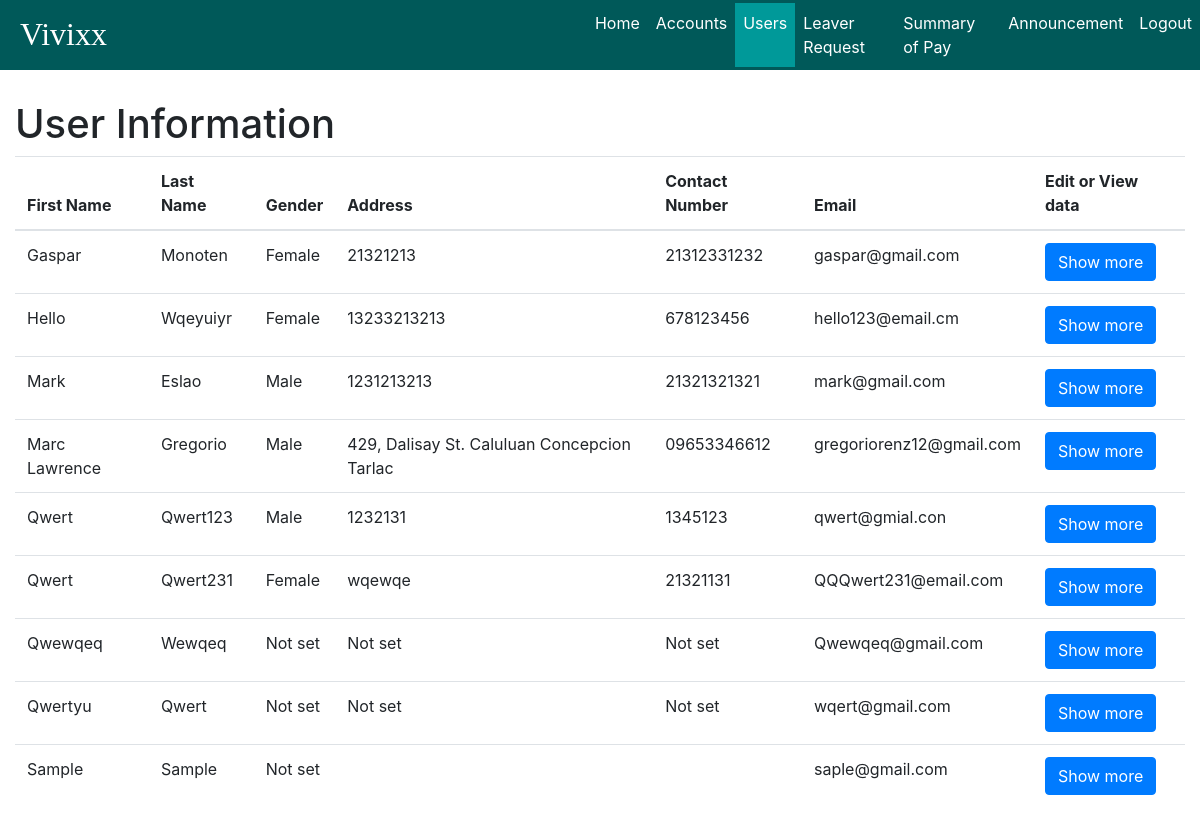
Page /admin/user_information/user_information.php (signed in) on the earlier database version.
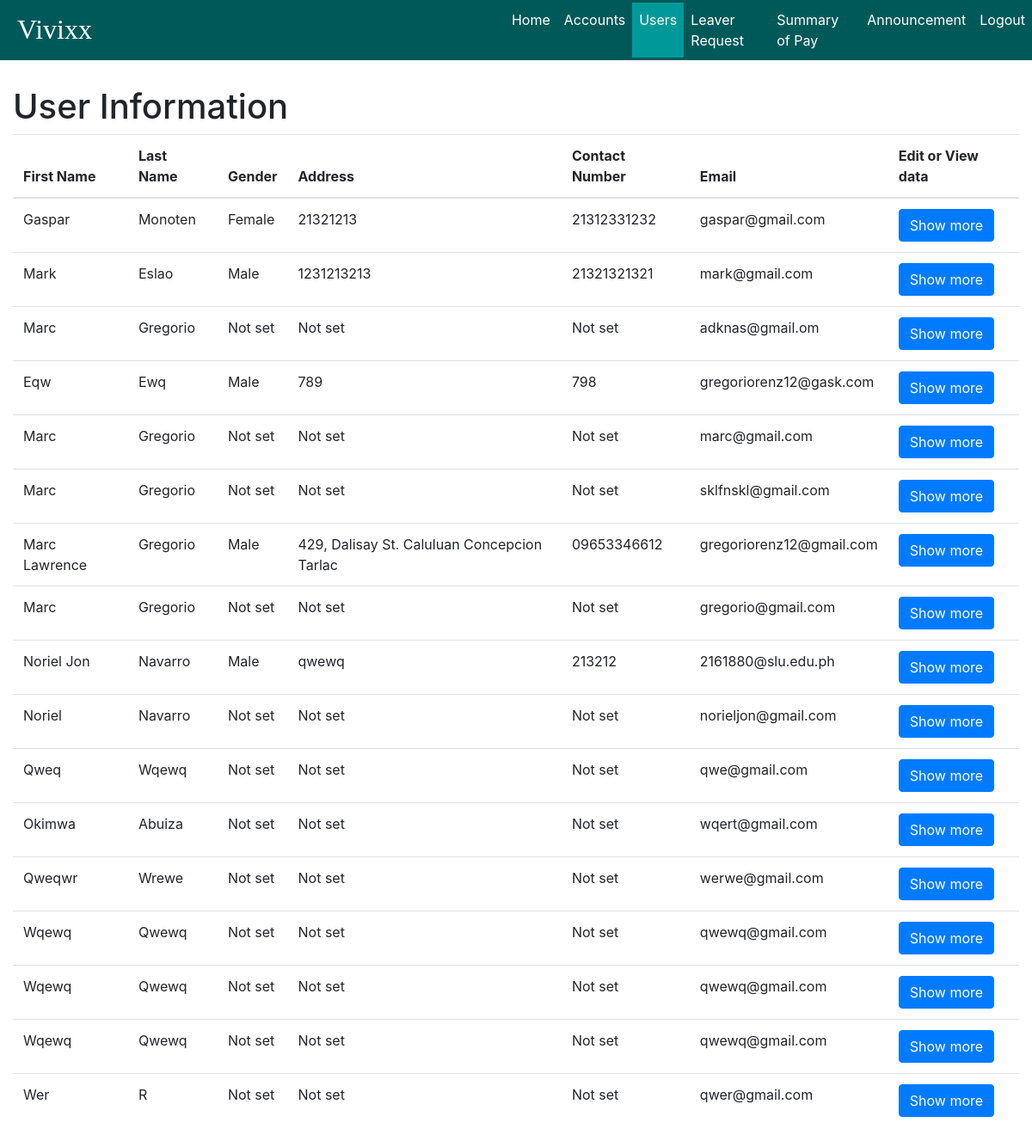
Same page on the later database version.
### tables this page shows
CREATE TABLE `user_info` (
  `user_id` int(11) NOT NULL,
  `signature` mediumblob,
  `prof_image` mediumblob,
  `first_name` varchar(45) DEFAULT NULL,
  `middle_name` varchar(45) DEFAULT NULL,
  `last_name` varchar(45) DEFAULT NULL,
  `birth_date` date DEFAULT NULL,
  `birth_place` varchar(45) DEFAULT NULL,
  `contact_number` varchar(45) DEFAULT NULL,
  `gender` enum('m','f') DEFAULT NULL,
  `height` varchar(45) DEFAULT NULL,
  `weight` int(3) DEFAULT NULL,
  `blood_type` enum('o','a','b','ab') DEFAULT NULL,
  `residential_address` varchar(45) DEFAULT NULL,
  `residential_zip` int(4) DEFAULT NULL,
  `residential_tel_no` varchar(45) DEFAULT NULL,
  `permanent_address` varchar(45) DEFAULT NULL,
  `permanent_zip` int(4) DEFAULT NULL,
  `permanent_tel_no` varchar(45) DEFAULT NULL,
  `citizenship` varchar(45) DEFAULT NULL,
  `religion` varchar(45) DEFAULT NULL,
  `civil_status` varchar(45) DEFAULT NULL,
  `sss_no` int(11) DEFAULT NULL,
  `tin` int(11) DEFAULT NULL,
  `philhealth_no` int(11) DEFAULT NULL,
  `pagibig_id_no` int(11) DEFAULT NULL,
  PRIMARY KEY (`user_id`),
  UNIQUE KEY `user_id_UNIQUE` (`user_id`),
  CONSTRAINT `user_id` FOREIGN KEY (`user_id`) REFERENCES `user` (`user_id`) ON DELETE CASCADE ON UPDATE CASCADE
);

CREATE TABLE `user` (
  `user_id` int(11) NOT NULL AUTO_INCREMENT,
  `username` varchar(45) NOT NULL,
  `email` varchar(45) NOT NULL,
  `password` varchar(255) NOT NULL,
  `date_registered` date NOT NULL,
  `status` enum('enabled','disabled') DEFAULT 'enabled',
  `type` enum('admin','user') DEFAULT 'user',
  PRIMARY KEY (`username`),
  UNIQUE KEY `user_id_UNIQUE` (`user_id`),
  UNIQUE KEY `username_UNIQUE` (`username`)
);

### admin/user_information/user_information.php (the view, shortened to what this page needs)
<!DOCTYPE html>
<html>
<head>
	<link rel="stylesheet" href="../../style/bootstrap/bootstrap.min.css">
	<link type="text/css" rel="stylesheet" href="../style/style.css" media="screen, projection">
    <link rel="stylesheet" href="../../style/datatables.css">
</head>
<body>
	<div id="wrapper">
		<nav class="navbar fixed-top navbar-expand-lg navbar-dark" id="navigation-bar">
			<a href="index" class="navbar-brand" style="margin-right:40vw;">Vivixx</a>
			<div class="collapse navbar-collapse" id="navbar-content">
				<ul class="navbar-nav">
					<li class="nav-item">
						<a class="nav-link" href="../index">Home</a>
					</li>
					<li class="nav-item">
						<a class="nav-link" href="../accounts/accounts_status">Accounts</a>
					</li>
					<li class="nav-item active">
						<a class="nav-link" href="../user_information/user_information">Users</a>
					</li>
					<li class="nav-item">
						<a class="nav-link" href="../leave_request/leave_requests">Leaver Request</a>
					</li>
					<li class="nav-item">
						<a class="nav-link" href="#">Summary of Pay</a>
					</li>
					<li class="nav-item">
						<a class="nav-link" href="../announcements/announcement.php">Announcement</a>
					</li>
					<li class="nav-item">
						<a class="nav-link logout" href="../logout.php">Logout</a>
					</li>
				</ul>
			</div>
		</nav>
		<div class="user-content container-fluid">
			<h1>User Information</h1>
				<table class="table" id="table">
					<thead>
						<tr>
							<th>First Name</th>
							<th>Last Name</th>
							<th>Gender</th>
							<th>Address</th>
							<th>Contact Number</th>
							<th>Email</th>
							<th>Edit or View data</th>
						</tr>
					</thead>
					<?php
						include '../../utilities/session.php';
							$sql = "select * from user_info natural join user where type='user';";
							$result = $connect->query($sql);
							if($result-> num_rows > 0){
								while($row = $result->fetch_assoc()){
									if($row["gender"] === "m"){
										$gender = "Male";
									}else if($row["gender"] === "f"){
										$gender = "Female";
									}else{
										$gender = "Not set";
									}
									if(!isset($row["residential_address"])){
										$address = "Not set";
									}else{
										$address = $row["residential_address"];
									}
									if(!isset($row["contact_number"])){
										$contact = "Not set";
									}else{
										$contact = $row["contact_number"];
									}
									$show = "
									<input name='show' value='show' style='display: none;'>
									<a href='view_information.php?user_id=".$row['user_id'].
									"& fname=".$row['first_name']."& mname=".$row['middle_name'] .
									"& lname=" .$row['last_name'] ."' class='show btn btn-primary'>Show more</a>";
									echo "
										<tr>
											<td>" . ucwords($row['first_name']) . "</td>
											<td>" . ucwords($row['last_name']) . "</td>
											<td>" . $gender . "</td>
											<td>" . $address . "</td>
											<td>" . $contact . "</td>
											<td>" . $row['email'] . "</td>
											<td>" . $show ."</td>
										</tr>";
								}
							}
					?>
				</table>
		</div>
	</div>
</body>
</html>

### admin/style/style.css (style rules this page uses)
#navigation-bar { background-color: #005959; max-height: 70px; min-height: 70px; padding: 0 0 0 5px; }
#navigation-bar .navbar-brand { font-size: 2rem; font-family: rockwell; height: auto; margin: 3px 5px 5px 15px; }
#navigation-bar .navbar-nav .active { background-color: #009999; }
#navigation-bar .navbar-nav .nav-link { color: #fff; display: block; }
#wrapper #navbar-content { background-color: inherit; }
#wrapper .user-content { margin-top: 100px; }

Differences in the rows shown:
removed user_info: first_name "Hello", last_name "Wqeyuiyr", gender "Female", residential_address "13233213213", contact_number "678123456", user.email "hello123@email.cm"
removed user_info: first_name "Qwert", last_name "Qwert123", gender "Male", residential_address "1232131", contact_number "1345123", user.email "qwert@gmial.con"
removed user_info: first_name "Qwert", last_name "Qwert231", gender "Female", residential_address "wqewqe", contact_number "21321131", user.email "QQQwert231@email.com"
removed user_info: first_name "Qwewqeq", last_name "Wewqeq", gender "Not set", residential_address "Not set", contact_number "Not set", user.email "Qwewqeq@gmail.com"
removed user_info: first_name "Sample", last_name "Sample", gender "Not set", user.email "saple@gmail.com"
added user_info: first_name "Marc", last_name "Gregorio", gender "Not set", residential_address "Not set", contact_number "Not set", user.email "adknas@gmail.om"
added user_info: first_name "Eqw", last_name "Ewq", gender "Male", residential_address "789", contact_number "798", user.email "gregoriorenz12@gask.com"
added user_info: first_name "Marc", last_name "Gregorio", gender "Not set", residential_address "Not set", contact_number "Not set", user.email "marc@gmail.com"
added user_info: first_name "Marc", last_name "Gregorio", gender "Not set", residential_address "Not set", contact_number "Not set", user.email "sklfnskl@gmail.com"
added user_info: first_name "Marc", last_name "Gregorio", gender "Not set", residential_address "Not set", contact_number "Not set", user.email "gregorio@gmail.com"
added user_info: first_name "Noriel Jon", last_name "Navarro", gender "Male", residential_address "qwewq", contact_number "213212", user.email "2161880@slu.edu.ph"
added user_info: first_name "Noriel", last_name "Navarro", gender "Not set", residential_address "Not set", contact_number "Not set", user.email "norieljon@gmail.com"
added user_info: first_name "Qweq", last_name "Wqewq", gender "Not set", residential_address "Not set", contact_number "Not set", user.email "qwe@gmail.com"
changed user_info "wqert@gmail.com": first_name "Qwertyu" → "Okimwa"; last_name "Qwert" → "Abuiza"
added user_info: first_name "Qweqwr", last_name "Wrewe", gender "Not set", residential_address "Not set", contact_number "Not set", user.email "werwe@gmail.com"
added user_info: first_name "Wqewq", last_name "Qwewq", gender "Not set", residential_address "Not set", contact_number "Not set", user.email "qwewq@gmail.com"
added user_info: first_name "Wqewq", last_name "Qwewq", gender "Not set", residential_address "Not set", contact_number "Not set", user.email "qwewq@gmail.com"
added user_info: first_name "Wqewq", last_name "Qwewq", gender "Not set", residential_address "Not set", contact_number "Not set", user.email "qwewq@gmail.com"
added user_info: first_name "Wer", last_name "R", gender "Not set", residential_address "Not set", contact_number "Not set", user.email "qwer@gmail.com"
